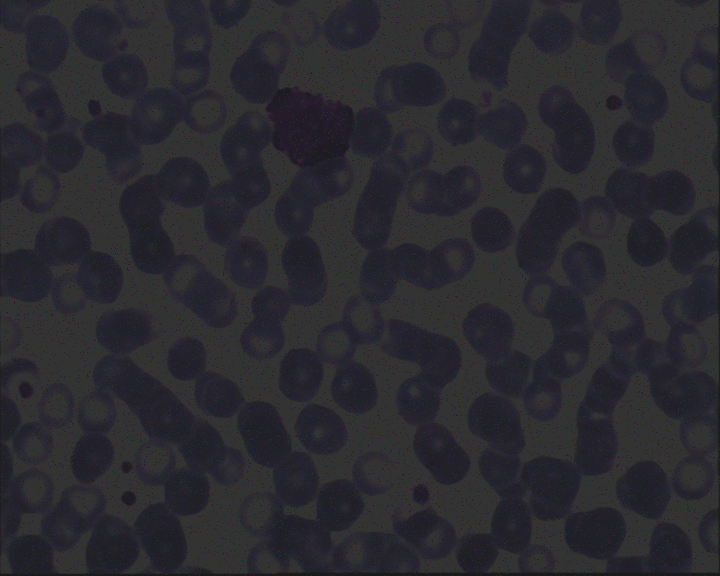
#> input picture 1.bmp, 720 x 576 px
$ python WBC.py   (older library calls are emulated)
#> lines starting #> are read from the running program, lines starting #| are printed output that depends on the picture; after the words box and inside, x2 and y2 are one past the last pixel; in counts of white or black regions, pixels touching at a corner belong together
# -*- coding: utf-8 -*-
"""Untitled1.ipynb

Automatically generated by Colaboratory.

Original file is located at
    https://colab.research.google.com/drive/1Owzaqw1cyo6w1mz41iYfflUvkljKmczX
"""

from keras.layers import Convolution2D, MaxPooling2D, Activation, Conv2D
from keras.models import Sequential
from glob import glob
import numpy as np
import matplotlib
import matplotlib.pyplot as plt
from matplotlib import colors
import cv2
import os
import keras.backend as K
from PIL import Image, ImageEnhance
from sklearn.metrics import accuracy_score, f1_score, precision_score, recall_score, classification_report, confusion_matrix,roc_auc_score

def find_biggest_contour(image):
    image = image.copy()
    contours, hierarchy = cv2.findContours(image, cv2.RETR_LIST, cv2.CHAIN_APPROX_SIMPLE)
    biggest_contour = max(contours, key=cv2.contourArea)
    mask = np.zeros(image.shape, np.uint8)
    cv2.drawContours(mask, [biggest_contour], -1, 255, -1)
    return biggest_contour, mask
def overlay_mask(mask, image):
    rgb_mask = cv2.cvtColor(mask, cv2.COLOR_GRAY2RGB)
    img = cv2.addWeighted(rgb_mask, 0.5, image, 0.5, 0)
def show_mask(mask):
    plt.figure(figsize=(10, 10))
    plt.imshow(mask, cmap='gray')
def show(image):
    plt.figure(figsize=(15, 15))
    plt.imshow(image, interpolation='nearest')
    plt.show()

imag = Image.open("1.bmp")
#> imag is the input picture: PIL image 720x576 RGB; mean R, G, B 42.9, 42.1, 47.8
enhancer = ImageEnhance.Brightness(imag)

factor = 5 #brightens the image
im_output = enhancer.enhance(factor)
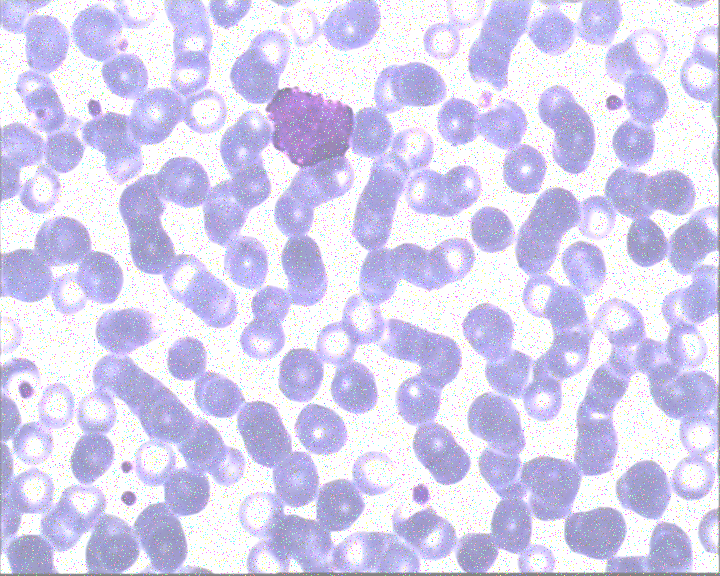
#> im_output: PIL image 720x576 RGB; mean R, G, B 214.5, 210.5, 239.1
im_output.save('brightened-image.png')

im2 = Image.open("brightened-image.png")
enhancer2 = ImageEnhance.Contrast(im2)
factor = 1.7 #increase contrast
im_output = enhancer2.enhance(factor)
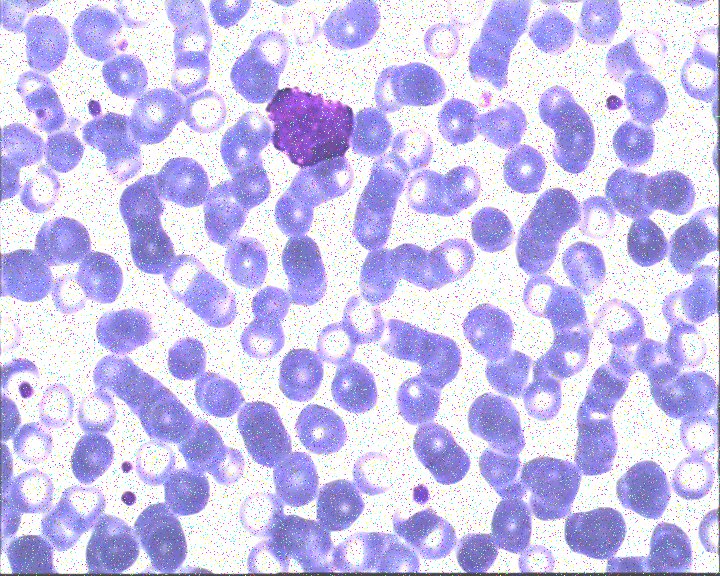
#> im_output: PIL image 720x576 RGB; mean R, G, B 202.5, 196.2, 239.4
im_output.save('more-contrast-image.png')

#removing noise
img = cv2.imread("more-contrast-image.png")
blurM = cv2.medianBlur(img, 3)
cv2.imwrite('blurM.png', blurM)

im = cv2.imread("blurM.png")
im = cv2.cvtColor(im, cv2.COLOR_BGR2RGB)

image_blur = cv2.GaussianBlur(im, (7, 7), 0)
image_blur_hsv = cv2.cvtColor(image_blur, cv2.COLOR_RGB2HSV)
#> image_blur_hsv: shape (576, 720, 3); mean H, S, V 89.5, 49.9, 244.5
min_red = np.array([80, 120, 70])
max_red = np.array([255, 255, 255])
image_red1 = cv2.inRange(image_blur_hsv, min_red, max_red)
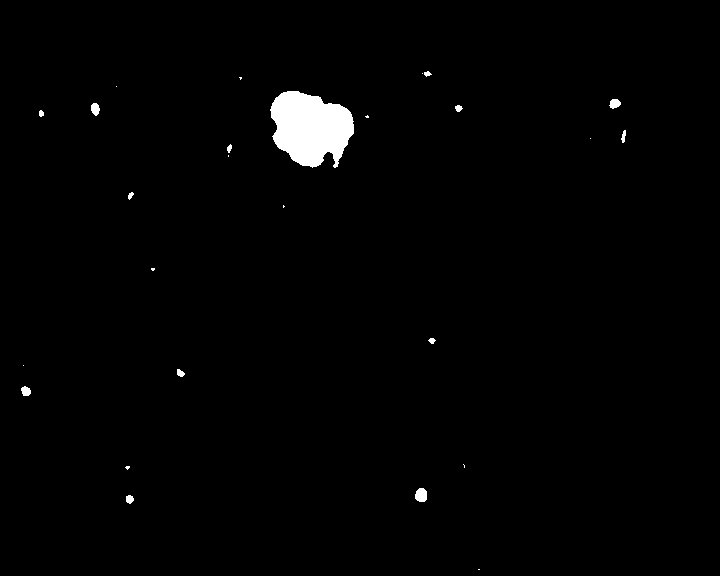
#> image_red1: shape (576, 720); 1.3% white; 26 white regions (12 under 20 px)
show(image_blur)
show(image_blur_hsv)
show(image_red1)
big_contour, mask = find_biggest_contour(image_red1)
#> in find_biggest_contour, `contours, hierarchy = cv2.findContours(image, cv2.RETR_LIST, cv2.CHAIN..`: contours = 26 contours, 13 with area under 20; largest, box (x1, y1, x2, y2) and area: (270, 91, 354, 168) 4510, (415, 488, 427, 502) 121, (91, 103, 100, 116) 72, (609, 99, 621, 109) 71, (21, 386, 31, 396) 62
#> in find_biggest_contour, `biggest_contour = max(contours, key=cv2.contourArea)`: biggest_contour = contour of 149 points, box (x1, y1, x2, y2) (270, 91, 354, 168), area 4510
#> in find_biggest_contour, `cv2.drawContours(mask, [biggest_contour], -1, 255, -1)`:
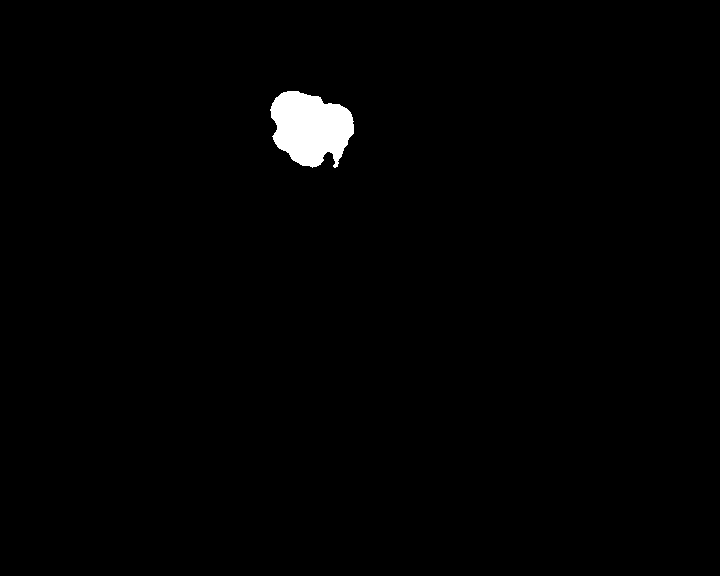
#> mask: shape (576, 720); 1.1% white; 1 white region, box (x1, y1, x2, y2) and area: (270, 91, 354, 168) 4641
#> big_contour has the same summary as biggest_contour in find_biggest_contour
overlay_mask(mask,im)
#> in overlay_mask, `img = cv2.addWeighted(rgb_mask, 0.5, image, 0.5, 0)`:
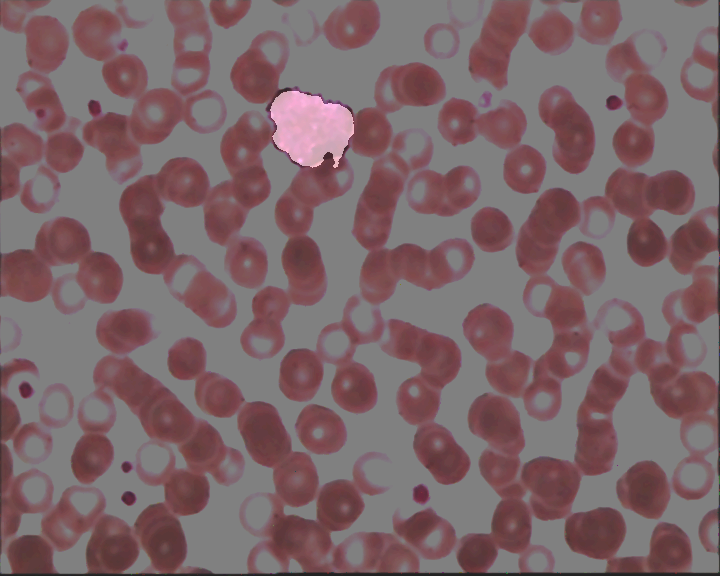
#> img: shape (576, 720, 3); mean B, G, R 104.2, 100.9, 124

moments = cv2.moments(mask)
#> moments = moments, m00 1183455, centre m10/m00, m01/m00 = (310.3, 127.4)
centre_of_mass = (
    int(moments['m10'] / moments['m00']),
    int(moments['m01'] / moments['m00'])
)
#> centre_of_mass = (310, 127)
image_with_com = im.copy()

cv2.circle(image_with_com, centre_of_mass, 10, (0, 255, 0), -1, cv2.LINE_AA)
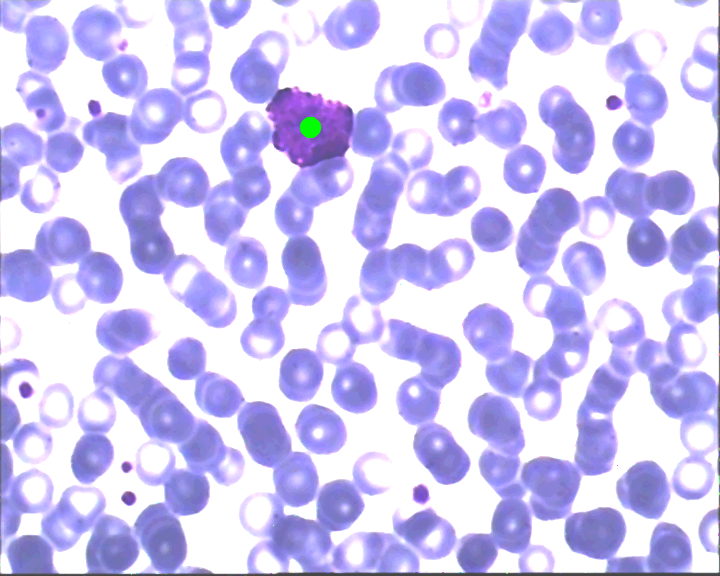
#> image_with_com: shape (576, 720, 3); mean R, G, B 204.9, 198.6, 244.3
image_with_ellipse = im.copy()
ellipse = cv2.fitEllipse(big_contour)
#> ellipse = ((310.6, 128), (69.45, 87.34), 116.1)

img =cv2.ellipse(image_with_ellipse, ellipse, (0, 255, 0), 2)
dst= cv2.bitwise_and(im,im,mask=mask)

r = 100.0 / dst.shape[1]
#> r = 0.139
dim = (100, int(dst.shape[0] * r))
#> dim = (100, 80)

resized = cv2.resize(dst, dim, interpolation = cv2.INTER_AREA)
show(image_with_ellipse)
show_mask(mask)
show_mask(image_red1)

kernel = cv2.getStructuringElement(cv2.MORPH_ELLIPSE, (15, 15))
# Fill small gaps
image_red_closed = cv2.morphologyEx(image_red1, cv2.MORPH_CLOSE, kernel)
#> image_red_closed: shape (576, 720); 1.3% white; 24 white regions (10 under 20 px), largest, box (x1, y1, x2, y2) and area: (270, 91, 356, 168) 4775, (415, 488, 427, 502) 140, (91, 103, 100, 116) 87
show_mask(image_red_closed)

# Remove specks
image_red_closed_then_opened = cv2.morphologyEx(image_red_closed, cv2.MORPH_OPEN, kernel)
#> image_red_closed_then_opened: shape (576, 720); 1.1% white; 1 white region, box (x1, y1, x2, y2) and area: (271, 91, 354, 168) 4721
show_mask(image_red_closed_then_opened)

first_bb_points = [[0, 700], [0, 0], [700, 0], [700, 700]]
stencil = np.zeros(image_red_closed_then_opened.shape).astype(image_red_closed_then_opened.dtype)
contours = [np.array(first_bb_points)]
color = [255, 255, 255]
cv2.fillPoly(stencil, contours, color)
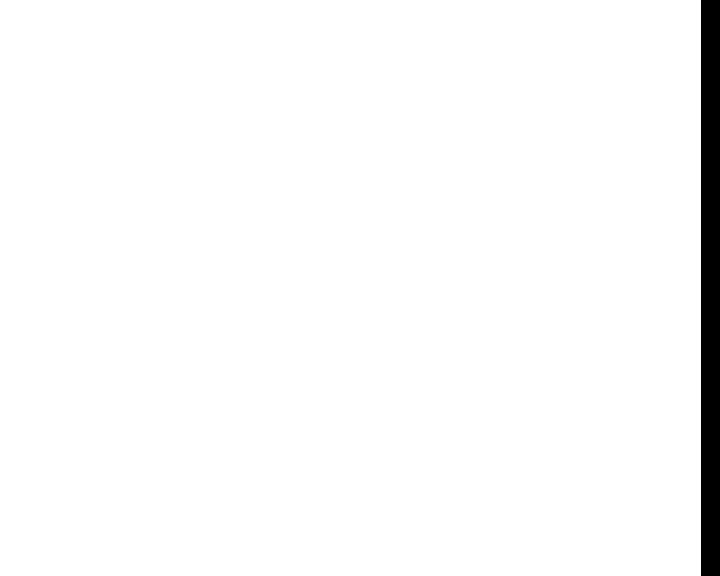
#> stencil: shape (576, 720); 97.4% white; 1 black region, box (x1, y1, x2, y2) and area: (701, 0, 720, 576) 10944
result1 = cv2.bitwise_and(image_red_closed_then_opened, stencil)
result1 = cv2.cvtColor(result1, cv2.COLOR_BGR2RGB)
plt.imshow(result1)

imp = cv2.imread("1_out.bmp")
second_bb_points = [[0, 700], [0, 0], [700, 0], [700, 700]]
#> (the run stopped early here; a loop or call above may not have finished)
